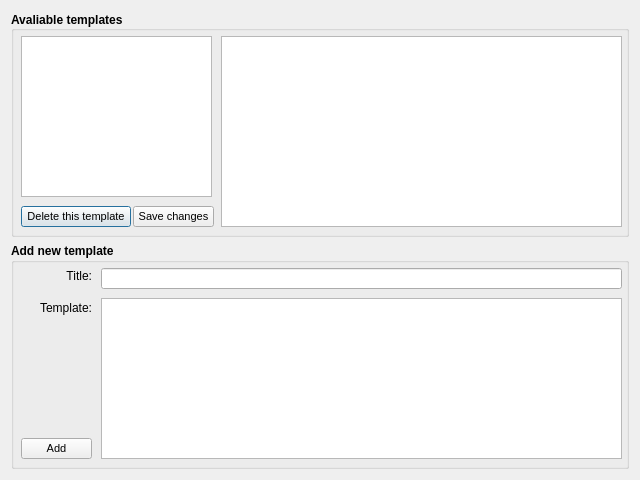
<?xml version="1.0" encoding="UTF-8"?>
<ui version="4.0">
 <class>TemplatesManager</class>
 <widget class="QDialog" name="TemplatesManager">
  <property name="geometry">
   <rect>
    <x>0</x>
    <y>0</y>
    <width>640</width>
    <height>480</height>
   </rect>
  </property>
  <property name="minimumSize">
   <size>
    <width>640</width>
    <height>480</height>
   </size>
  </property>
  <property name="maximumSize">
   <size>
    <width>640</width>
    <height>480</height>
   </size>
  </property>
  <property name="windowTitle">
   <string>Dialog</string>
  </property>
  <layout class="QVBoxLayout" name="verticalLayout">
   <item>
    <widget class="QGroupBox" name="groupBox">
     <property name="font">
      <font>
       <pointsize>9</pointsize>
       <weight>75</weight>
       <italic>false</italic>
       <bold>true</bold>
      </font>
     </property>
     <property name="focusPolicy">
      <enum>Qt::NoFocus</enum>
     </property>
     <property name="title">
      <string>Avaliable templates</string>
     </property>
     <property name="alignment">
      <set>Qt::AlignLeading|Qt::AlignLeft|Qt::AlignVCenter</set>
     </property>
     <widget class="QPlainTextEdit" name="plainTextEdit">
      <property name="geometry">
       <rect>
        <x>210</x>
        <y>25</y>
        <width>401</width>
        <height>191</height>
       </rect>
      </property>
      <property name="font">
       <font>
        <family>Consolas</family>
        <pointsize>10</pointsize>
        <weight>50</weight>
        <bold>false</bold>
       </font>
      </property>
     </widget>
     <widget class="QListWidget" name="listWidget">
      <property name="geometry">
       <rect>
        <x>10</x>
        <y>25</y>
        <width>191</width>
        <height>161</height>
       </rect>
      </property>
      <property name="font">
       <font>
        <weight>50</weight>
        <bold>false</bold>
       </font>
      </property>
      <property name="editTriggers">
       <set>QAbstractItemView::DoubleClicked|QAbstractItemView::EditKeyPressed</set>
      </property>
     </widget>
     <widget class="QPushButton" name="pushButton">
      <property name="geometry">
       <rect>
        <x>10</x>
        <y>195</y>
        <width>110</width>
        <height>21</height>
       </rect>
      </property>
      <property name="font">
       <font>
        <pointsize>8</pointsize>
        <weight>50</weight>
        <bold>false</bold>
       </font>
      </property>
      <property name="text">
       <string>Delete this template</string>
      </property>
     </widget>
     <widget class="QPushButton" name="pushButton_2">
      <property name="geometry">
       <rect>
        <x>122</x>
        <y>195</y>
        <width>81</width>
        <height>21</height>
       </rect>
      </property>
      <property name="font">
       <font>
        <pointsize>8</pointsize>
        <weight>50</weight>
        <bold>false</bold>
       </font>
      </property>
      <property name="text">
       <string>Save changes</string>
      </property>
     </widget>
    </widget>
   </item>
   <item>
    <widget class="QGroupBox" name="groupBox_2">
     <property name="font">
      <font>
       <pointsize>9</pointsize>
       <weight>75</weight>
       <italic>false</italic>
       <bold>true</bold>
      </font>
     </property>
     <property name="title">
      <string>Add new template</string>
     </property>
     <widget class="QLineEdit" name="lineEdit">
      <property name="geometry">
       <rect>
        <x>90</x>
        <y>25</y>
        <width>521</width>
        <height>21</height>
       </rect>
      </property>
      <property name="font">
       <font>
        <pointsize>8</pointsize>
        <weight>50</weight>
        <bold>false</bold>
       </font>
      </property>
     </widget>
     <widget class="QPlainTextEdit" name="plainTextEdit_2">
      <property name="geometry">
       <rect>
        <x>90</x>
        <y>55</y>
        <width>521</width>
        <height>161</height>
       </rect>
      </property>
      <property name="font">
       <font>
        <family>Consolas</family>
        <pointsize>10</pointsize>
        <weight>50</weight>
        <bold>false</bold>
       </font>
      </property>
     </widget>
     <widget class="QLabel" name="label">
      <property name="geometry">
       <rect>
        <x>20</x>
        <y>25</y>
        <width>61</width>
        <height>16</height>
       </rect>
      </property>
      <property name="font">
       <font>
        <pointsize>9</pointsize>
        <weight>50</weight>
        <italic>false</italic>
        <bold>false</bold>
       </font>
      </property>
      <property name="text">
       <string>Title:</string>
      </property>
      <property name="alignment">
       <set>Qt::AlignRight|Qt::AlignTrailing|Qt::AlignVCenter</set>
      </property>
     </widget>
     <widget class="QLabel" name="label_2">
      <property name="geometry">
       <rect>
        <x>20</x>
        <y>55</y>
        <width>61</width>
        <height>20</height>
       </rect>
      </property>
      <property name="font">
       <font>
        <weight>50</weight>
        <bold>false</bold>
       </font>
      </property>
      <property name="text">
       <string>Template:</string>
      </property>
      <property name="alignment">
       <set>Qt::AlignRight|Qt::AlignTrailing|Qt::AlignVCenter</set>
      </property>
     </widget>
     <widget class="QPushButton" name="pushButton_3">
      <property name="geometry">
       <rect>
        <x>10</x>
        <y>195</y>
        <width>71</width>
        <height>21</height>
       </rect>
      </property>
      <property name="font">
       <font>
        <pointsize>8</pointsize>
        <weight>50</weight>
        <bold>false</bold>
       </font>
      </property>
      <property name="text">
       <string>Add</string>
      </property>
     </widget>
    </widget>
   </item>
  </layout>
 </widget>
 <resources/>
 <connections/>
</ui>
